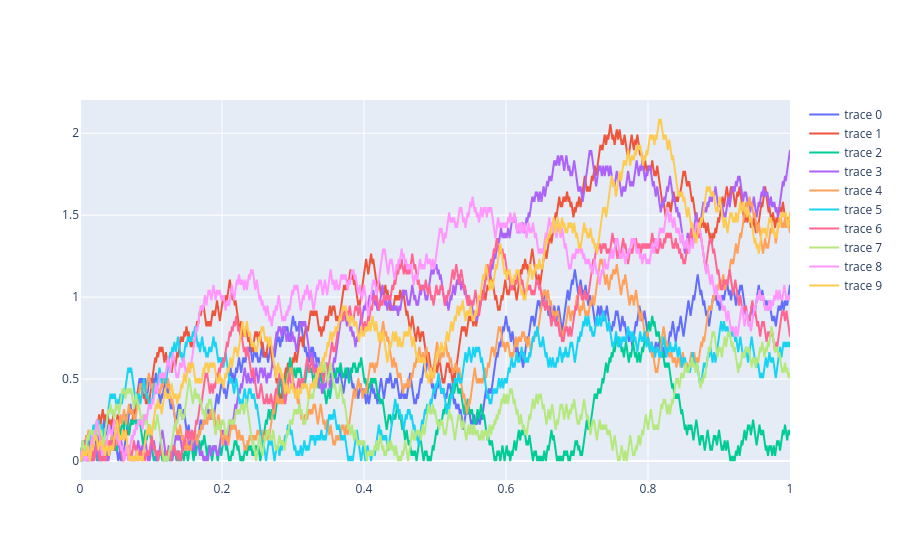

Notebook cell for this chart:
### Code cell
t = np.linspace(0, 1, n+1)

plot = go.Figure()

for i in range(0,N):
    graph = go.Scatter(x = t, y = paths_modulus[i])
    plot.add_trace(graph)
    
plot.show()

### Figure 1 — Plotly figure (JSON) as saved in the notebook; plotly's stock layout.template omitted (floating-point values rounded to 4 significant figures; data arrays with more than 128 entries replaced by an {"elided": "..."} marker saying what was removed)
{"data": [{"type": "scatter", "x": {"elided": "1001 float values"}, "y": {"elided": "1001 float values"}}, {"type": "scatter", "x": {"elided": "1001 float values"}, "y": {"elided": "1001 float values"}}, {"type": "scatter", "x": {"elided": "1001 float values"}, "y": {"elided": "1001 float values"}}, {"type": "scatter", "x": {"elided": "1001 float values"}, "y": {"elided": "1001 float values"}}, {"type": "scatter", "x": {"elided": "1001 float values"}, "y": {"elided": "1001 float values"}}, {"type": "scatter", "x": {"elided": "1001 float values"}, "y": {"elided": "1001 float values"}}, {"type": "scatter", "x": {"elided": "1001 float values"}, "y": {"elided": "1001 float values"}}, {"type": "scatter", "x": {"elided": "1001 float values"}, "y": {"elided": "1001 float values"}}, {"type": "scatter", "x": {"elided": "1001 float values"}, "y": {"elided": "1001 float values"}}, {"type": "scatter", "x": {"elided": "1001 float values"}, "y": {"elided": "1001 float values"}}], "layout": {}}
